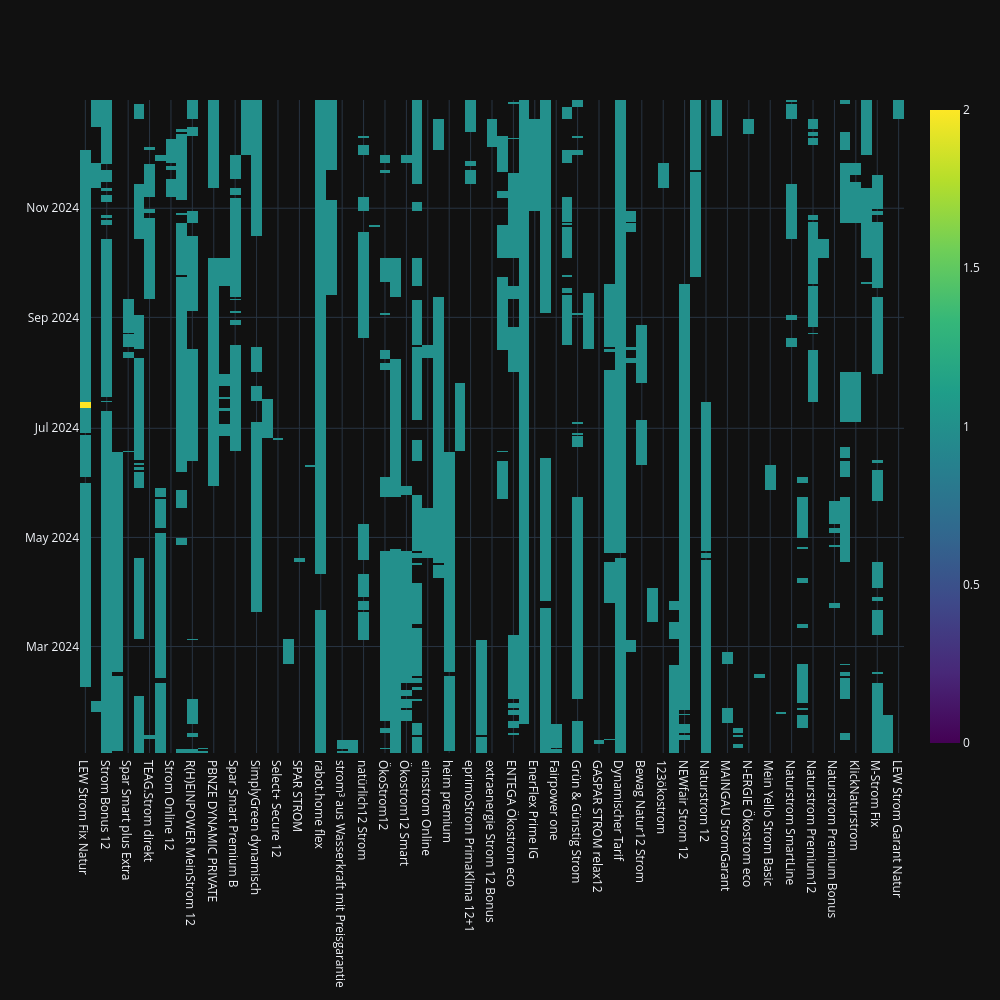

This figure's notebook cell:
### Markdown cell above
**visualisieren Sie exemplarisch für die Stadt Amberg den Füllgrad der Daten. Erstellen Sie dazu eine HeatMap, aus der hervorgeht, an welchen Tagen es zu welchen der ermittelten Tarife Angebotsdaten gab.**

### Code cell
import plotly.graph_objects as go
df_cust_amberg = df_cust[df_cust['Stadt']=='Amberg'][['Tarif', 'Date']].value_counts().reset_index()
fig = go.Figure(data=go.Heatmap(z=df_cust_amberg['count'], x=df_cust_amberg['Tarif'], y= df_cust_amberg['Date'], colorscale='Viridis', zmin=0, zmax=2))
fig.update_layout(width=1000, height = 1000)
fig.show()
df_cust_amberg

### Figure 1 — Plotly figure (JSON) as saved in the notebook; plotly's stock layout.template omitted (floating-point values rounded to 4 significant figures; data arrays with more than 128 entries replaced by an {"elided": "..."} marker saying what was removed)
{"data": [{"colorscale": [[0.0, "#440154"], [0.1111, "#482878"], [0.2222, "#3e4989"], [0.3333, "#31688e"], [0.4444, "#26828e"], [0.5556, "#1f9e89"], [0.6667, "#35b779"], [0.7778, "#6ece58"], [0.8889, "#b5de2b"], [1.0, "#fde725"]], "x": {"elided": "6457 str values"}, "y": {"elided": "6457 str values"}, "z": {"elided": "6457 int values"}, "zmax": 2, "zmin": 0, "type": "heatmap"}], "layout": {"width": 1000, "height": 1000}}
